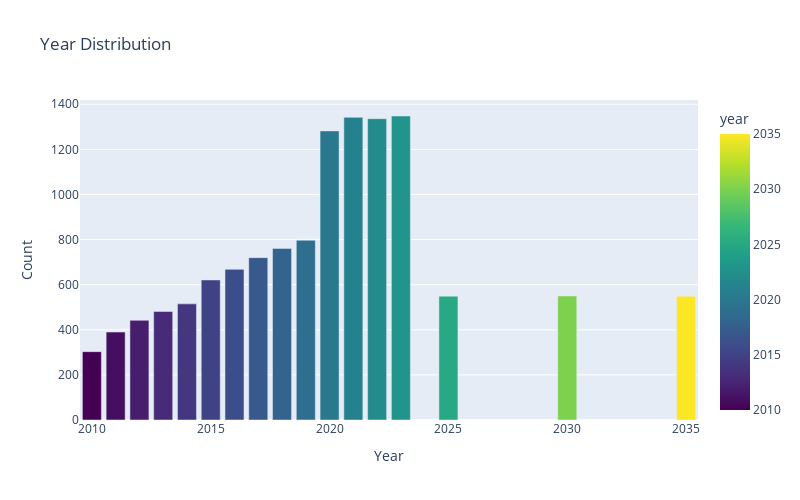

The notebook cell this image was saved under:
### Code cell
fig = px.bar(year_count, x='year', y='count', title='Year Distribution', 
             color='year', color_continuous_scale='Viridis')

fig.update_layout(
    xaxis_title='Year',
    yaxis_title='Count',
    width=800,
    height=500
)

fig.show()

### Figure 1 — Plotly figure (JSON) as saved in the notebook; plotly's stock layout.template omitted (floating-point values rounded to 4 significant figures)
{"data": [{"alignmentgroup": "True", "hovertemplate": "year=%{marker.color}<br>count=%{y}<extra></extra>", "legendgroup": "", "marker": {"color": [2023, 2021, 2022, 2020, 2019, 2018, 2017, 2016, 2015, 2030, 2025, 2035, 2014, 2013, 2012, 2011, 2010], "coloraxis": "coloraxis", "pattern": {"shape": ""}}, "name": "", "offsetgroup": "", "orientation": "v", "showlegend": false, "textposition": "auto", "type": "bar", "x": [2023, 2021, 2022, 2020, 2019, 2018, 2017, 2016, 2015, 2030, 2025, 2035, 2014, 2013, 2012, 2011, 2010], "xaxis": "x", "y": [1348, 1342, 1336, 1282, 797, 761, 720, 668, 621, 550, 549, 549, 515, 481, 442, 390, 303], "yaxis": "y"}], "layout": {"barmode": "relative", "coloraxis": {"colorbar": {"title": {"text": "year"}}, "colorscale": [[0, "#440154"], [0.1111, "#482878"], [0.2222, "#3e4989"], [0.3333, "#31688e"], [0.4444, "#26828e"], [0.5556, "#1f9e89"], [0.6667, "#35b779"], [0.7778, "#6ece58"], [0.8889, "#b5de2b"], [1, "#fde725"]]}, "height": 500, "legend": {"tracegroupgap": 0}, "title": {"text": "Year Distribution"}, "width": 800, "xaxis": {"anchor": "y", "autorange": true, "domain": [0, 1], "range": [2010.0, 2036.0], "title": {"text": "Year"}, "type": "linear"}, "yaxis": {"anchor": "x", "autorange": true, "domain": [0, 1], "range": [0, 1419.0], "title": {"text": "Count"}, "type": "linear"}}}
